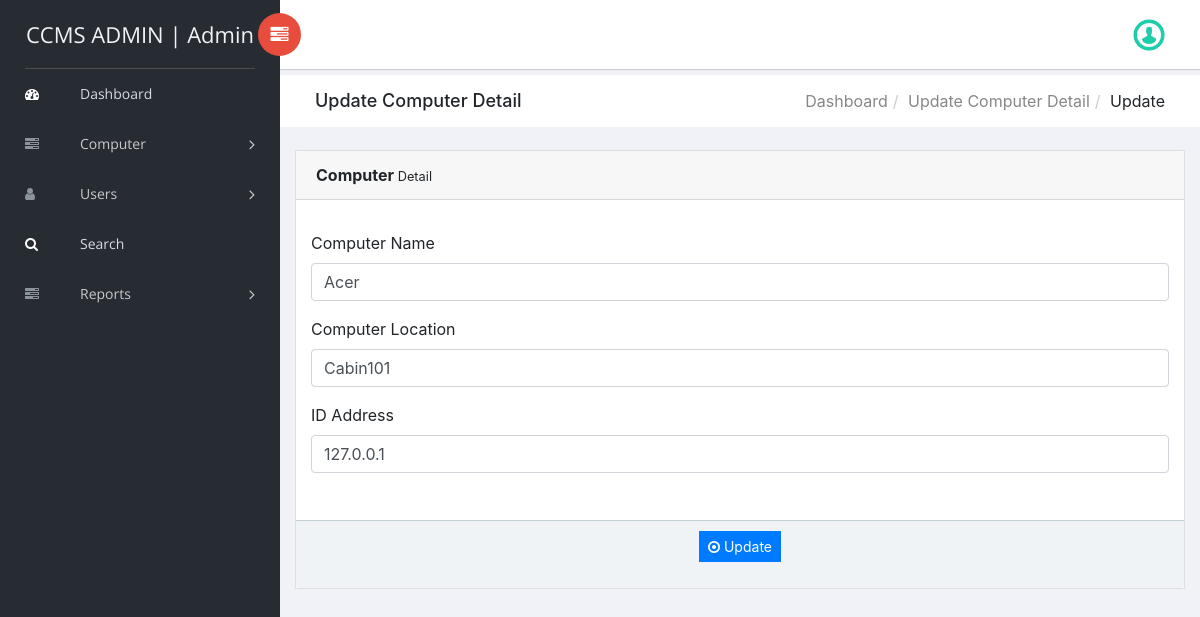
/Cyber-Cafe-Management-System/ccms/edit-computer-detail.php?editid=1 (signed in), run on the app's committed database.
### tables this page shows
CREATE TABLE IF NOT EXISTS `tblcomputers` (
  `ID` int(10) NOT NULL AUTO_INCREMENT,
  `ComputerName` varchar(120) DEFAULT NULL,
  `ComputerLocation` varchar(120) DEFAULT NULL,
  `IPAdd` varchar(120) DEFAULT NULL,
  `EntryDate` timestamp NULL DEFAULT CURRENT_TIMESTAMP,
  PRIMARY KEY (`ID`)
);

### Cyber-Cafe-Management-System/ccms/edit-computer-detail.php (the view, shortened to what this page needs)
<?php
include('includes/dbconnection.php');
if (strlen($_SESSION['ccmsaid']==0)) {
  header('location:logout.php');
  } else{
?>
<!doctype html>
<html class="no-js" lang="en">
<head>
    <link rel="stylesheet" href="vendors/bootstrap/dist/css/bootstrap.min.css">
    <link rel="stylesheet" href="vendors/font-awesome/css/font-awesome.min.css">
    <link rel="stylesheet" href="vendors/themify-icons/css/themify-icons.css">
    <link rel="stylesheet" href="vendors/flag-icon-css/css/flag-icon.min.css">
    <link rel="stylesheet" href="vendors/selectFX/css/cs-skin-elastic.css">
    <link rel="stylesheet" href="assets/css/style.css">
</head>
<body>
    <?php include_once('includes/sidebar.php');?>
    <div id="right-panel" class="right-panel">
        <?php include_once('includes/header.php');?>
        <div class="breadcrumbs">
            <div class="col-sm-4">
                <div class="page-header float-left">
                    <div class="page-title">
                        <h1>Update Computer Detail</h1>
                    </div>
                </div>
            </div>
            <div class="col-sm-8">
                <div class="page-header float-right">
                    <div class="page-title">
                        <ol class="breadcrumb text-right">
                            <li><a href="dashboard.php">Dashboard</a></li>
                            <li><a href="manage-computer.php">Update Computer Detail</a></li>
                            <li class="active">Update</li>
                        </ol>
                    </div>
                </div>
            </div>
        </div>
        <div class="content mt-3">
            <div class="animated fadeIn">
                <div class="row">
                    <div class="col-lg-6">
                    </div>
                    <div class="col-lg-12">
                        <div class="card">
                            <div class="card-header"><strong>Computer</strong><small> Detail</small></div>
                            <form name="package" method="post" action="">
                            <div class="card-body card-block">
 <?php
 $cid=$_GET['editid'];
$ret=mysqli_query($con,"select * from  tblcomputers where ID='$cid'");
while ($row=mysqli_fetch_array($ret)) {
?>
                                <div class="form-group"><label for="company" class=" form-control-label">Computer Name</label><input type="text" name="compname" value="<?php  echo $row['ComputerName'];?>" class="form-control" id="compname" required="true"></div>
                                        <div class="form-group"><label for="street" class=" form-control-label">Computer Location</label><input type="text" name="comploc" value="<?php  echo $row['ComputerLocation'];?>" id="comploc" class="form-control" required="true"></div>
                                            <div class="row form-group">
                                                <div class="col-12">
                                                    <div class="form-group"><label for="city" class=" form-control-label">ID Address</label><input type="text" name="idadd" id="idadd" value="<?php  echo $row['IPAdd'];?>" class="form-control" required="true"></div>
                                                    </div>
                                                    </div>
                                                    </div>
                                                    <?php } ?>
                                                     <div class="card-footer">
                                                       <p style="text-align: center;"><button type="submit" class="btn btn-primary btn-sm" name="submit" id="submit">
                                                            <i class="fa fa-dot-circle-o"></i> Update
                                                        </button></p>
                                                    </div>
                                                </div>
                                            </div>
                                            </div>
                                        </div>
                                    </div>
                                </div>
</body>
</html>
<?php }  ?>

### Cyber-Cafe-Management-System/ccms/includes/sidebar.php (shortened to what this page needs)
<aside id="left-panel" class="left-panel">
        <nav class="navbar navbar-expand-sm navbar-default">
<?php
$adminid=$_SESSION['ccmsaid'];
$ret=mysqli_query($con,"select AdminName from tbladmin where ID='$adminid'");
$row=mysqli_fetch_array($ret);
$name=$row['AdminName'];
?>
            <div class="navbar-header">
                <a class="navbar-brand" href="dashboard.php">CCMS ADMIN | <?php echo $name; ?></a>
            </div>
            <div id="main-menu" class="main-menu collapse navbar-collapse">
                <ul class="nav navbar-nav">
                    <li class="active">
                        <a href="dashboard.php"> <i class="menu-icon fa fa-dashboard"></i>Dashboard </a>
                    </li>
<li class="menu-item-has-children dropdown">
                        <a href="#" class="dropdown-toggle" data-toggle="dropdown" aria-haspopup="true" aria-expanded="false"> <i class="menu-icon fa fa-tasks"></i>Computer</a>
                    </li>
 <li class="menu-item-has-children dropdown">
                        <a href="add-users.php" class="dropdown-toggle" data-toggle="dropdown" aria-haspopup="true" aria-expanded="false"> <i class="menu-icon fa fa-user"></i>Users</a>
                    </li>
<li class="active">
                        <a href="search.php"> <i class="menu-icon fa fa-search"></i>Search </a>
                    </li>
  <li class="menu-item-has-children dropdown">
                        <a href="#" class="dropdown-toggle" data-toggle="dropdown" aria-haspopup="true" aria-expanded="false"> <i class="menu-icon fa fa-tasks"></i>Reports</a>
                    </li>
                </ul>
            </div>
        </nav>
    </aside>

### data on the page
tblcomputers: compname "Acer", comploc "Cabin101", idadd "127.0.0.1"

### other printed values
$name "Admin"
